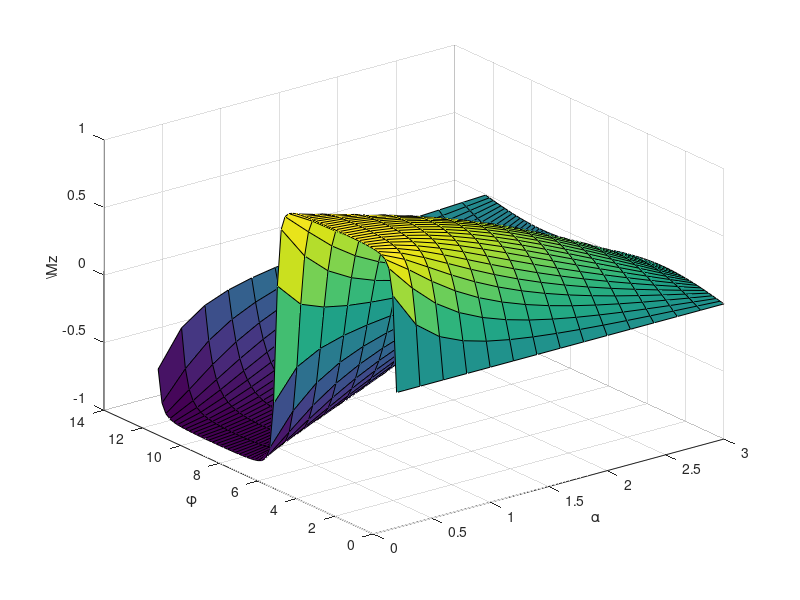

MATLAB code for this plot:
M0 = 1

[alpha phi]= meshgrid(0:0.2:pi , 0:0.2:4*pi);
Mz = (M0 * sin(alpha) .* sin( phi/2)) ./ sqrt( (1-cos(alpha)).^2  + (sin(alpha) .* sin(phi/2)) .^2 );

surf(alpha, phi, Mz) ; xlabel('\alpha'); ylabel( '\phi'); zlabel( '\Mz')